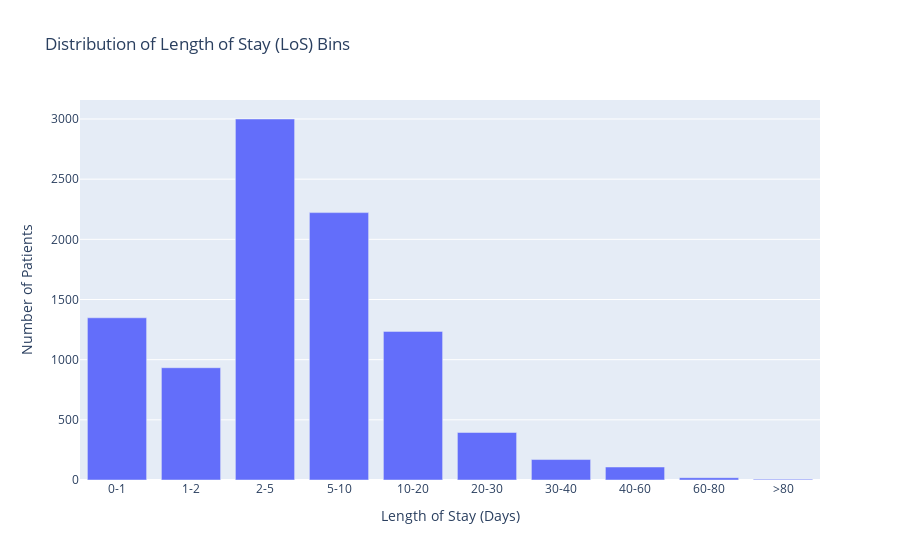

The cell this chart's notebook holds for it:
### Code cell
import plotly.express as px
import pandas as pd

# Define the bin edges and labels
bins = [0, 1, 2, 5, 10, 20, 30, 40, 60, 80, float('inf')]
labels = ['0-1', '1-2', '2-5', '5-10', '10-20', '20-30', '30-40', '40-60', '60-80', '>80']

# Create a new column with the binned categories
df_em_el['Los_Bin'] = pd.cut(df_em_el['Los'], bins=bins, labels=labels, right=False)

# Count number of patients in each bin
bin_counts = df_em_el['Los_Bin'].value_counts().sort_index()

# Create a Plotly bar chart
fig1 = px.bar(
    x=bin_counts.index,
    y=bin_counts.values,
    labels={'x': 'Length of Stay (Days)', 'y': 'Number of Patients'},
    title='Distribution of Length of Stay (LoS) Bins'
)

# Show the chart
fig1.show()

### Figure 1 — Plotly figure (JSON) as saved in the notebook; plotly's stock layout.template omitted (floating-point values rounded to 4 significant figures)
{"data": [{"hovertemplate": "Length of Stay (Days)=%{x}<br>Number of Patients=%{y}<extra></extra>", "legendgroup": "", "marker": {"color": "#636efa", "pattern": {"shape": ""}}, "name": "", "orientation": "v", "showlegend": false, "textposition": "auto", "type": "bar", "x": ["0-1", "1-2", "2-5", "5-10", "10-20", "20-30", "30-40", "40-60", "60-80", ">80"], "xaxis": "x", "y": [1348, 933, 3000, 2222, 1235, 395, 170, 108, 19, 7], "yaxis": "y"}], "layout": {"barmode": "relative", "legend": {"tracegroupgap": 0}, "title": {"text": "Distribution of Length of Stay (LoS) Bins"}, "xaxis": {"anchor": "y", "domain": [0, 1], "title": {"text": "Length of Stay (Days)"}}, "yaxis": {"anchor": "x", "domain": [0, 1], "title": {"text": "Number of Patients"}}}}
